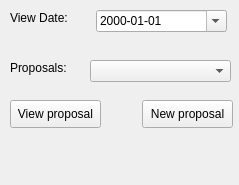
<?xml version="1.0" encoding="UTF-8"?>
<ui version="4.0">
 <class>ProposalPanelDockWidgetBase</class>
 <widget class="QDockWidget" name="ProposalPanelDockWidgetBase">
  <property name="geometry">
   <rect>
    <x>0</x>
    <y>0</y>
    <width>239</width>
    <height>185</height>
   </rect>
  </property>
  <property name="windowTitle">
   <string>ProposalPanel</string>
  </property>
  <widget class="QWidget" name="dockWidgetContents">
   <widget class="QDateEdit" name="filterDate">
    <property name="geometry">
     <rect>
      <x>96</x>
      <y>10</y>
      <width>131</width>
      <height>22</height>
     </rect>
    </property>
    <property name="displayFormat">
     <string>yyyy-MM-dd</string>
    </property>
    <property name="calendarPopup">
     <bool>true</bool>
    </property>
   </widget>
   <widget class="QLabel" name="label">
    <property name="geometry">
     <rect>
      <x>10</x>
      <y>60</y>
      <width>61</width>
      <height>16</height>
     </rect>
    </property>
    <property name="text">
     <string>Proposals:</string>
    </property>
   </widget>
   <widget class="QComboBox" name="cb_ProposalsList">
    <property name="geometry">
     <rect>
      <x>90</x>
      <y>60</y>
      <width>141</width>
      <height>22</height>
     </rect>
    </property>
    <property name="insertPolicy">
     <enum>QComboBox::InsertAlphabetically</enum>
    </property>
   </widget>
   <widget class="QLabel" name="label_2">
    <property name="geometry">
     <rect>
      <x>10</x>
      <y>10</y>
      <width>81</width>
      <height>16</height>
     </rect>
    </property>
    <property name="text">
     <string>View Date:</string>
    </property>
   </widget>
   <widget class="QPushButton" name="btn_NewProposal">
    <property name="geometry">
     <rect>
      <x>142</x>
      <y>100</y>
      <width>91</width>
      <height>28</height>
     </rect>
    </property>
    <property name="text">
     <string>New proposal</string>
    </property>
   </widget>
   <widget class="QPushButton" name="btn_ViewProposal">
    <property name="geometry">
     <rect>
      <x>10</x>
      <y>100</y>
      <width>91</width>
      <height>28</height>
     </rect>
    </property>
    <property name="text">
     <string>View proposal</string>
    </property>
   </widget>
  </widget>
 </widget>
 <resources/>
 <connections/>
</ui>
